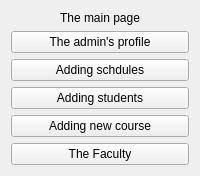
      <widget class="QWidget" name="AdminMainPage">
       <layout class="QGridLayout" name="gridLayout_8">
        <item row="0" column="0">
         <widget class="QLabel" name="label_25">
          <property name="maximumSize">
           <size>
            <width>16777215</width>
            <height>200</height>
           </size>
          </property>
          <property name="styleSheet">
           <string notr="true">font: 36pt &quot;Rockwell&quot;</string>
          </property>
          <property name="text">
           <string>The main page</string>
          </property>
          <property name="alignment">
           <set>Qt::AlignCenter</set>
          </property>
         </widget>
        </item>
        <item row="1" column="0">
         <widget class="QPushButton" name="pushButton_AdminProfile">
          <property name="styleSheet">
           <string notr="true">font: 15pt &quot;Rockwell&quot;</string>
          </property>
          <property name="text">
           <string>The admin's profile</string>
          </property>
         </widget>
        </item>
        <item row="2" column="0">
         <widget class="QPushButton" name="pushButton_AddSchedule">
          <property name="styleSheet">
           <string notr="true">font: 15pt &quot;Rockwell&quot;</string>
          </property>
          <property name="text">
           <string>Adding schdules</string>
          </property>
         </widget>
        </item>
        <item row="3" column="0">
         <widget class="QPushButton" name="pushButton_AddStudent">
          <property name="styleSheet">
           <string notr="true">font: 15pt &quot;Rockwell&quot;</string>
          </property>
          <property name="text">
           <string>Adding students</string>
          </property>
         </widget>
        </item>
        <item row="4" column="0">
         <widget class="QPushButton" name="pushButton_AddCourse">
          <property name="styleSheet">
           <string notr="true">font: 15pt &quot;Rockwell&quot;</string>
          </property>
          <property name="text">
           <string>Adding new course</string>
          </property>
         </widget>
        </item>
        <item row="5" column="0">
         <widget class="QPushButton" name="pushButton_AddFaculty">
          <property name="styleSheet">
           <string notr="true">font: 15pt &quot;Rockwell&quot;</string>
          </property>
          <property name="text">
           <string>The Faculty</string>
          </property>
         </widget>
        </item>
       </layout>
      </widget>
